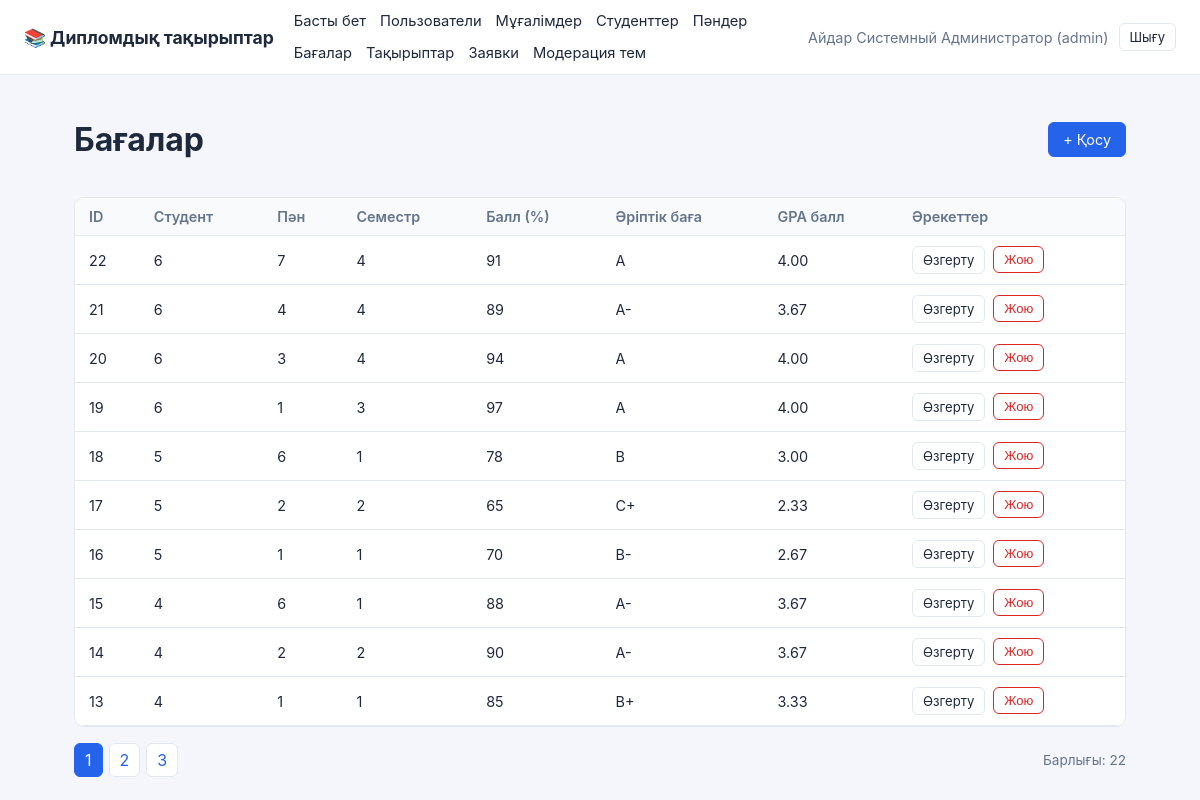
The page /index.php?r=crud/list&entity=grades (signed in) on the database its author committed.
### tables this page shows
CREATE TABLE grades (
    id            INT AUTO_INCREMENT PRIMARY KEY,
    student_id    INT NOT NULL,
    subject_id    INT NOT NULL,
    semester      TINYINT,
    score_percent TINYINT,
    letter_grade  VARCHAR(3),
    gpa_point     DECIMAL(3,2),
    FOREIGN KEY (student_id) REFERENCES students(id) ON DELETE CASCADE,
    FOREIGN KEY (subject_id) REFERENCES subjects(id) ON DELETE CASCADE
);

### src/CrudController.php (called while the page is built, shortened)
<?php
class CrudController
{
    private function resolveEntity(): array
    {
        $name = $_GET['entity'] ?? $_POST['entity'] ?? '';
        $all = entities_config();
        $config = $all[$name];
        return [$name, $config];
    }
    public function list(): void
    {
        [$name, $config] = $this->resolveEntity();
        $model = new CrudModel($config);
        $page = max(1, (int)($_GET['page'] ?? 1));
        $total = $model->count();
        $totalPages = max(1, (int)ceil($total / self::PER_PAGE));
        $page = min($page, $totalPages);
        $rows = $model->paginate($page, self::PER_PAGE);
        require BASE_PATH . '/views/crud/list.php';
    }
}

### public/index.php (called while the page is built, shortened)
<?php
require_once dirname(__DIR__) . '/config/config.php';
$route = $_GET['r'] ?? 'auth/login';
[$seg1, $seg2] = array_pad(explode('/', $route, 2), 2, 'index');
$routes = [
    'auth' => [
        'login'  => ['AuthController', 'GET' === $_SERVER['REQUEST_METHOD'] ? 'loginForm' : 'login'],
        'logout' => ['AuthController', 'logout'],
    ],
    'dashboard' => [
        'index' => ['DashboardController', 'index'],
    ],
    'crud' => [
        'list'   => ['CrudController', 'list'],
        'create' => ['CrudController', 'GET' === $_SERVER['REQUEST_METHOD'] ? 'createForm' : 'save'],
        'edit'   => ['CrudController', 'GET' === $_SERVER['REQUEST_METHOD'] ? 'editForm' : 'save'],
        'delete' => ['CrudController', 'delete'],
    ],
    'topics' => [
        'moderate' => ['TopicsController', 'moderate'],
        'decide'   => ['TopicsController', 'decide'],
    ],
];
[$controllerName, $method] = $routes[$seg1][$seg2];
$controller = new $controllerName();
$controller->$method();

### config/config.php (called while the page is built, shortened)
<?php
spl_autoload_register(function (string $class): void {
    $file = BASE_PATH . '/src/' . $class . '.php';
});

### src/Auth.php (called while the page is built, shortened)
<?php
class Auth
{
    public static function check(): bool
    {
        return isset($_SESSION['user']);
    }
    public static function role(): ?string
    {
        return $_SESSION['user']['role'] ?? null;
    }
}

### src/Database.php (called while the page is built, shortened)
<?php
class Database
{
    private static ?PDO $instance = null;
    public static function connection(): PDO
    {
        if (self::$instance === null) {
            $dsn = 'mysql:host=' . DB_HOST . ';dbname=' . DB_NAME . ';charset=' . DB_CHARSET;
            try {
                self::$instance = new PDO($dsn, DB_USER, DB_PASS, [
                    PDO::ATTR_ERRMODE            => PDO::ERRMODE_EXCEPTION,
                    PDO::ATTR_DEFAULT_FETCH_MODE => PDO::FETCH_ASSOC,
                    PDO::ATTR_EMULATE_PREPARES   => false,
                ]);
            } catch (PDOException $e) {
                http_response_code(500);
                die('Ошибка подключения к БД. Проверьте config/config.php и что MySQL запущен в XAMPP.');
            }
        }
        return self::$instance;
    }
}

### src/CrudModel.php (called while the page is built, shortened)
<?php
class CrudModel
{
    private PDO $pdo;
    private string $table;
    private string $pk;
    public function __construct(array $entityConfig)
    {
        $this->pdo = Database::connection();
        $this->table = $entityConfig['table'];
        $this->pk = $entityConfig['pk'];
    }
    private function tableIdent(): string
    {
        return '`' . preg_replace('/[^a-zA-Z0-9_]/', '', $this->table) . '`';
    }
    private function pkIdent(): string
    {
        return '`' . preg_replace('/[^a-zA-Z0-9_]/', '', $this->pk) . '`';
    }
    public function count(): int
    {
        $stmt = $this->pdo->query('SELECT COUNT(*) FROM ' . $this->tableIdent());
        return (int)$stmt->fetchColumn();
    }
    public function paginate(int $page, int $perPage = 10): array
    {
        $page = max(1, $page);
        $offset = ($page - 1) * $perPage;
        $sql = 'SELECT * FROM ' . $this->tableIdent() . ' ORDER BY ' . $this->pkIdent() . ' DESC LIMIT :limit OFFSET :offset';
        $stmt = $this->pdo->prepare($sql);
        $stmt->bindValue(':limit', $perPage, PDO::PARAM_INT);
        $stmt->bindValue(':offset', $offset, PDO::PARAM_INT);
        $stmt->execute();
        return $stmt->fetchAll();
    }
}

### views/crud/list.php (the view, shortened to what this page needs)
<?php
require BASE_PATH . '/views/layout/header.php';
?>
<div class="list-header">
    <h1><?= htmlspecialchars($config['label'], ENT_QUOTES, 'UTF-8') ?></h1>
    <a class="btn btn-primary" href="index.php?r=crud/create&entity=<?= htmlspecialchars($name, ENT_QUOTES, 'UTF-8') ?>">+ Қосу</a>
</div>
<div class="table-wrap">
<table class="data-table">
<thead>
<tr>
    <?php foreach ($config['list_columns'] as $col): ?>
        <th><?= htmlspecialchars($config['fields'][$col]['label'] ?? $col, ENT_QUOTES, 'UTF-8') ?></th>
    <?php endforeach; ?>
    <th>Әрекеттер</th>
</tr>
</thead>
<tbody>
<?php foreach ($rows as $row): ?>
    <tr>
        <?php foreach ($config['list_columns'] as $col): ?>
            <td><?= htmlspecialchars((string)($row[$col] ?? ''), ENT_QUOTES, 'UTF-8') ?></td>
        <?php endforeach; ?>
        <td class="actions">
            <a class="btn btn-sm" href="index.php?r=crud/edit&entity=<?= htmlspecialchars($name, ENT_QUOTES, 'UTF-8') ?>&id=<?= (int)$row[$config['pk']] ?>">Өзгерту</a>
            <form method="post" action="index.php?r=crud/delete&entity=<?= htmlspecialchars($name, ENT_QUOTES, 'UTF-8') ?>"
                  onsubmit="return confirm('Жазбаны шынымен жоясыз ба?');" class="inline-form">
                <button type="submit" class="btn btn-sm btn-danger">Жою</button>
            </form>
        </td>
    </tr>
<?php endforeach; ?>
</tbody>
</table>
</div>
<div class="pagination">
    <?php for ($p = 1; $p <= $totalPages; $p++): ?>
        <a class="<?= $p === $page ? 'active' : '' ?>"
           href="index.php?r=crud/list&entity=<?= htmlspecialchars($name, ENT_QUOTES, 'UTF-8') ?>&page=<?= $p ?>"><?= $p ?></a>
    <?php endfor; ?>
    <span class="total">Барлығы: <?= (int)$total ?></span>
</div>
<?php require BASE_PATH . '/views/layout/footer.php'; ?>

### public/assets/css/style.css (style rules this page uses)
:root { --primary: #2563eb; --primary-dark: #1d4ed8; --danger: #dc2626; --bg: #f4f6fb; --card-bg: #ffffff; --border: #e2e8f0; --text: #1e293b; --muted: #64748b; }
* { box-sizing: border-box; }
body { margin: 0; font-family: -apple-system, "Segoe UI", Roboto, Arial, sans-serif; background: var(--bg); color: var(--text); }
a { color: var(--primary); text-decoration: none; }
.btn { display: inline-block; padding: 8px 14px; border-radius: 6px; border: 1px solid var(--border); background: #fff; color: var(--text); cursor: pointer; font-size: 0.9rem; }
.btn-primary { background: var(--primary); border-color: var(--primary); color: #fff; }
.btn-danger { background: #fff; border-color: var(--danger); color: var(--danger); }
.btn-sm { padding: 5px 10px; font-size: 0.82rem; }
.list-header { display: flex; justify-content: space-between; align-items: center; margin-bottom: 16px; }
.table-wrap { overflow-x: auto; background: var(--card-bg); border: 1px solid var(--border); border-radius: 10px; }
.data-table { width: 100%; border-collapse: collapse; }
.data-table th, .data-table td { padding: 10px 14px; border-bottom: 1px solid var(--border); text-align: left; font-size: 0.9rem; }
.data-table th { background: #f8fafc; color: var(--muted); font-weight: 600; }
.actions { display: flex; gap: 8px; }
.inline-form { display: inline; }
.pagination { display: flex; gap: 6px; align-items: center; margin-top: 16px; }
.pagination a { padding: 6px 10px; border: 1px solid var(--border); border-radius: 6px; background: #fff; }
.pagination a.active { background: var(--primary); color: #fff; border-color: var(--primary); }
.pagination .total { margin-left: auto; color: var(--muted); font-size: 0.85rem; }

### rows shown on the page
grades: id "22", student "6", subject "7", semester "4", score_percent "91", letter_grade "A", gpa_point "4.00"
grades: id "21", student "6", subject "4", semester "4", score_percent "89", letter_grade "A-", gpa_point "3.67"
grades: id "20", student "6", subject "3", semester "4", score_percent "94", letter_grade "A", gpa_point "4.00"
grades: id "19", student "6", subject "1", semester "3", score_percent "97", letter_grade "A", gpa_point "4.00"
grades: id "18", student "5", subject "6", semester "1", score_percent "78", letter_grade "B", gpa_point "3.00"
grades: id "17", student "5", subject "2", semester "2", score_percent "65", letter_grade "C+", gpa_point "2.33"
grades: id "16", student "5", subject "1", semester "1", score_percent "70", letter_grade "B-", gpa_point "2.67"
grades: id "15", student "4", subject "6", semester "1", score_percent "88", letter_grade "A-", gpa_point "3.67"
grades: id "14", student "4", subject "2", semester "2", score_percent "90", letter_grade "A-", gpa_point "3.67"
grades: id "13", student "4", subject "1", semester "1", score_percent "85", letter_grade "B+", gpa_point "3.33"

### other values the page prints
$cfg['label'] "Пользователи"
$cfg['label'] "Мұғалімдер"
$cfg['label'] "Студенттер"
$cfg['label'] "Пәндер"
$cfg['label'] "Бағалар"
$cfg['label'] "Тақырыптар"
$cfg['label'] "Заявки"
$user['full_name'] "Айдар Системный Администратор"
$user['role'] "admin"
$config['label'] "Бағалар"
$config['fields'][$col]['label'] "ID"
$config['fields'][$col]['label'] "Студент"
$config['fields'][$col]['label'] "Пән"
$config['fields'][$col]['label'] "Семестр"
$config['fields'][$col]['label'] "Балл (%)"
